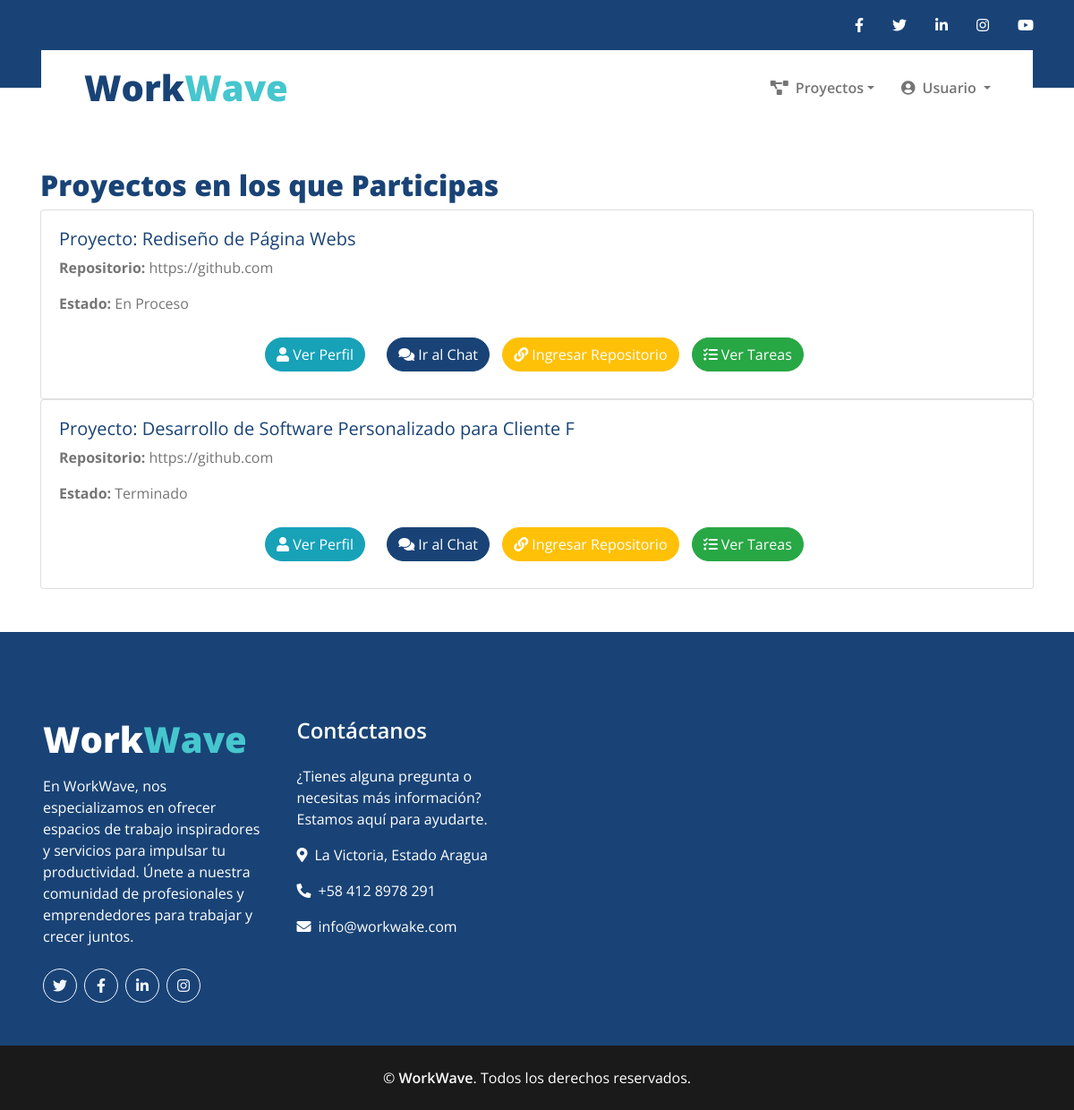
Before: /Prueba.php (signed in) with the older database file.
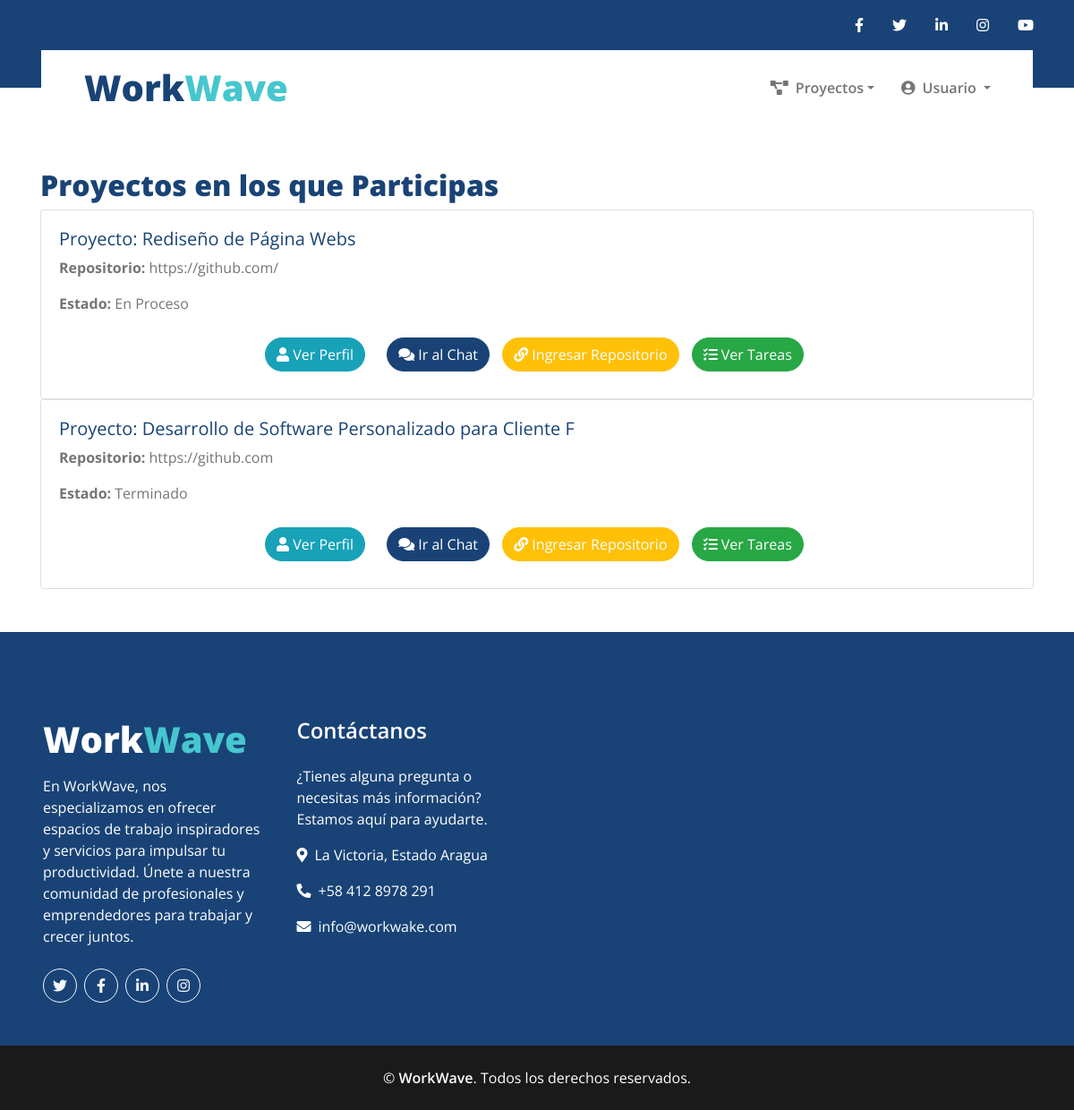
After: the same page with the newer database file.
### tables this page shows
CREATE TABLE `proyectos` (
  `id` int(11) NOT NULL,
  `tipo_usuario` enum('contratistas','freelancers','empresas') NOT NULL,
  `contratista_id` int(11) DEFAULT NULL,
  `freelancer_id` int(11) DEFAULT NULL,
  `empresa_id` int(11) DEFAULT NULL,
  `titulo` varchar(255) NOT NULL,
  `descripcion` text DEFAULT NULL,
  `image_url` varchar(255) DEFAULT NULL,
  `categoria_id` int(11) DEFAULT NULL,
  `precio` decimal(10,2) DEFAULT NULL,
  `estado` tinyint(1) DEFAULT 1,
  `fecha_inicio` date DEFAULT NULL,
  `fecha_fin` date DEFAULT NULL,
  `fecha_registro` timestamp NOT NULL DEFAULT current_timestamp(),
  `intereses` text DEFAULT NULL,
  `Etiqueta` enum('Oferta','Servicio') DEFAULT NULL,
  `repositorio` varchar(255) DEFAULT NULL,
  `terminado` enum('Sí','No') DEFAULT 'No',
  `pago` enum('Pendiente','Pagado') DEFAULT 'Pendiente'
);

### Prueba.php (the view, shortened to what this page needs)
<?php
include './config/conexion.php';
$userId = $_SESSION['user_id'];
$role = $_SESSION['role'];
$sql = "
    SELECT
        proyectos.id AS proyecto_id,
        proyectos.titulo AS titulo_proyecto,
        proyectos.repositorio AS repositorio,
        proyectos.terminado,
        proyectos.tipo_usuario,
        proyectos.contratista_id,
        proyectos.freelancer_id,
        proyectos.empresa_id,
        CASE
            WHEN proyectos.tipo_usuario = 'contratistas' THEN proyectos.contratista_id
            WHEN proyectos.tipo_usuario = 'freelancers' THEN proyectos.freelancer_id
            WHEN proyectos.tipo_usuario = 'empresas' THEN proyectos.empresa_id
        END AS propietario_id,
        CASE
            WHEN proyectos.tipo_usuario = 'contratistas' THEN 'contratistas'
            WHEN proyectos.tipo_usuario = 'freelancers' THEN 'freelancers'
            WHEN proyectos.tipo_usuario = 'empresas' THEN 'empresas'
        END AS rol_propietario
    FROM
        proyectos
    WHERE
        proyectos.id IN (SELECT proyecto_id FROM usuarios_aceptados WHERE usuario_id = ? AND rol_solicitante = ?)
";
$stmt = $conn->prepare($sql);
$stmt->bind_param("is", $userId, $role);
$stmt->execute();
$result = $stmt->get_result();
?>
<!DOCTYPE html>
<html lang="es">
<head>
    <link href="./Assets/css/style.css" rel="stylesheet">
    <link rel="stylesheet" href="https://stackpath.bootstrapcdn.com/bootstrap/4.5.2/css/bootstrap.min.css">
    <link rel="stylesheet" href="https://cdnjs.cloudflare.com/ajax/libs/font-awesome/5.15.4/css/all.min.css">
</head>
<body>
    <?php include './Includes/Header.php'; ?>
    <div class="container mt-5">
        <h2>Proyectos en los que Participas</h2>
        <?php if ($result->num_rows > 0): ?>
            <div class="list-group">
                <?php while ($row = $result->fetch_assoc()): ?>
                    <div class="card">
                        <div class="card-body">
                            <h5>Proyecto: <?php echo htmlspecialchars($row['titulo_proyecto']); ?></h5>
                            <p><strong>Repositorio:</strong> <?php echo htmlspecialchars($row['repositorio']); ?></p>
                            <p><strong>Estado:</strong> <?php echo ($row['terminado'] == 'Sí') ? 'Terminado' : 'En Proceso'; ?>
                            </p>
                            <a href="ver_perfil.php?usuario_id=<?php echo htmlspecialchars($row['propietario_id']); ?>&rol_solicitante=<?php echo urlencode($row['rol_propietario']); ?>"
                                class="btn btn-info" style="margin: 10px; border-radius: 20px; margin-left: 230px;">
                                <i class="fas fa-user"></i> Ver Perfil
                            </a>
                            <a href="Chat.php?user_id=<?php echo htmlspecialchars($row['propietario_id']); ?>&role=<?php echo htmlspecialchars($row['rol_propietario']); ?>"
                                class="btn btn-primary" style="margin: 10px; border-radius: 20px;">
                                <i class="fas fa-comments"></i> Ir al Chat
                            </a>
                            <button type="button" class="btn btn-warning text-white" style="border-radius: 20px;"
                                data-toggle="modal" data-target="#repositorioModal<?php echo $row['proyecto_id']; ?>"
                                style="margin: 10px;">
                                <i class="fas fa-link"></i> Ingresar Repositorio
                            </button>
                            <button type="button" class="btn btn-success text-white" style="border-radius: 20px; margin: 10px;"
                                data-toggle="modal" data-target="#tareasModal<?php echo $row['proyecto_id']; ?>">
                                <i class="fas fa-tasks"></i> Ver Tareas
                            </button>
                        </div>
                    </div>
                <?php endwhile; ?>
            </div>
        <?php else: ?>
            <div class="alert alert-info">No tienes proyectos aceptados.</div>
        <?php endif; ?>
    </div>
    <?php include './Includes/Footer.php'; ?>
</body>
</html>

Changed rows visible on the page:
changed proyectos "Rediseño de Página Webs": repositorio "https://github.com" → "https://github.com/"
